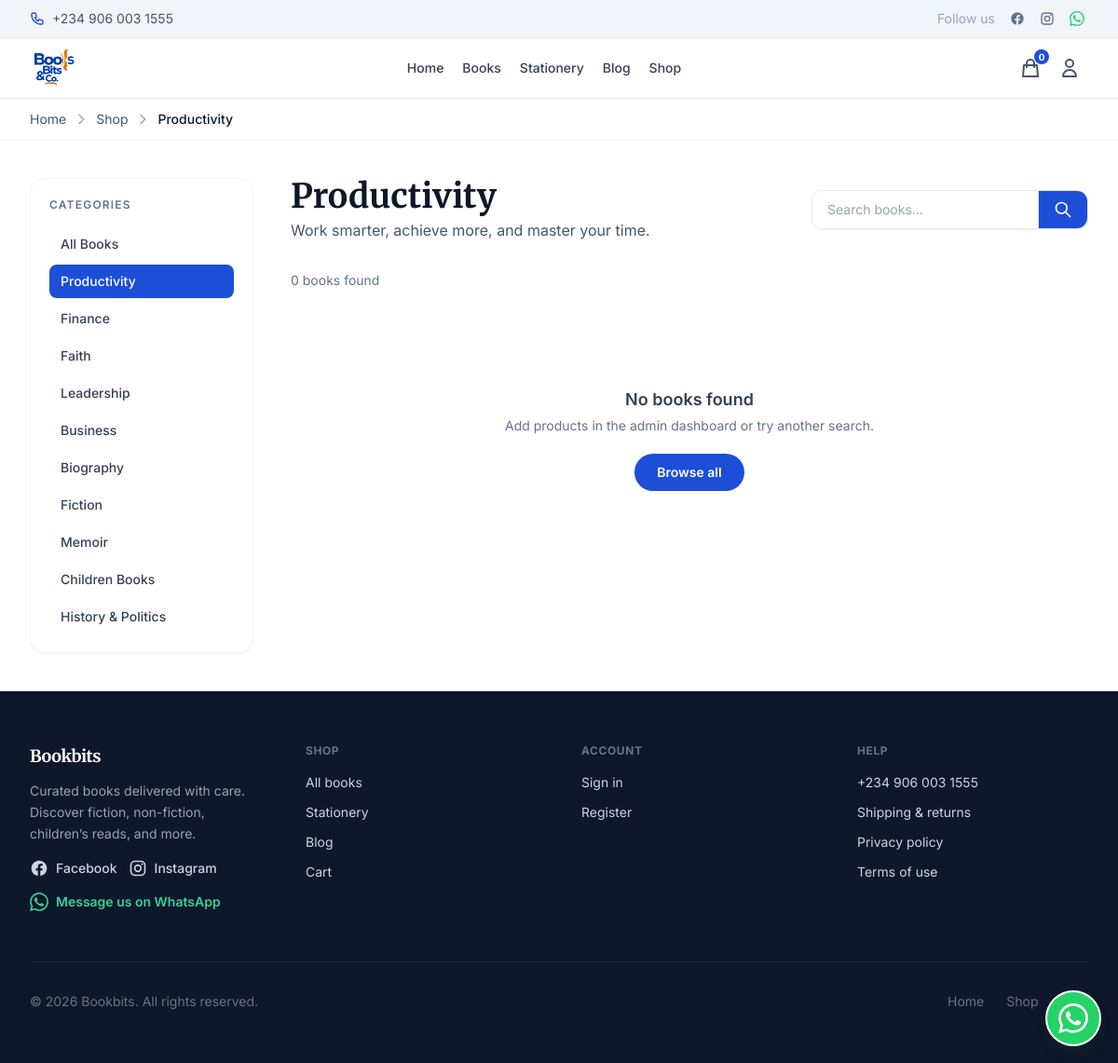
Screenshot of /shop.php?cat=productivity with the database file from the repository.
### tables this page shows
CREATE TABLE IF NOT EXISTS `categories` (
    `id`          INT UNSIGNED    NOT NULL AUTO_INCREMENT,
    `name`        VARCHAR(100)    NOT NULL,
    `slug`        VARCHAR(100)    NOT NULL COMMENT 'URL-safe identifier used in shop.php?cat=<slug>',
    `description` TEXT            NULL,
    `icon`        TEXT            NULL     COMMENT 'SVG path d= attribute (Heroicons outline)',
    `bg_color`    VARCHAR(60)     NULL     COMMENT 'Tailwind bg-* class for card backgrounds',
    `sort_order`  TINYINT UNSIGNED NOT NULL DEFAULT 0,
    `is_active`   TINYINT(1)      NOT NULL DEFAULT 1,
    `created_at`  TIMESTAMP       NOT NULL DEFAULT CURRENT_TIMESTAMP,
    `updated_at`  TIMESTAMP       NOT NULL DEFAULT CURRENT_TIMESTAMP ON UPDATE CURRENT_TIMESTAMP,
    PRIMARY KEY (`id`),
    UNIQUE KEY `uq_categories_slug` (`slug`)
);

### config/categories.php (called while the page is built, shortened)
<?php
function bookbits_category_by_slug(string $slug): ?array
{
    foreach (BOOKBITS_CATEGORIES as $cat) {
        if ($cat['slug'] === $slug) {
            return $cat;
        }
    }
    return null;
}

### config/database.php (called while the page is built, shortened)
<?php
function db(): PDO
{
    static $pdo = null;
    if ($pdo !== null) {
        return $pdo;
    }
    $dsn = sprintf(
        'mysql:host=%s;port=%s;dbname=%s;charset=%s',
        DB_HOST,
        DB_PORT,
        DB_NAME,
        DB_CHARSET,
    );
    try {
        $pdo = new PDO($dsn, DB_USER, DB_PASS, [
            PDO::ATTR_ERRMODE            => PDO::ERRMODE_EXCEPTION,
            PDO::ATTR_DEFAULT_FETCH_MODE => PDO::FETCH_ASSOC,
            PDO::ATTR_EMULATE_PREPARES   => false,
        ]);
    } catch (PDOException $e) {
        throw new RuntimeException('Database connection failed. Check your DB_* settings in config/database.php.');
    }
    return $pdo;
}

### includes/books_db.php (called while the page is built, shortened)
<?php
function bb_fetch_books_for_shop(?string $catSlug, string $search): array
{
    $pdo = db();
    $sql = 'SELECT b.*, c.slug AS cat_slug, c.name AS cat_name
            FROM books b
            INNER JOIN categories c ON c.id = b.category_id
            WHERE b.is_active = 1';
    $params = [];
    if ($catSlug !== null && $catSlug !== '') {
        $sql .= ' AND c.slug = ?';
        $params[] = $catSlug;
    }
    $sql .= ' ORDER BY b.created_at DESC LIMIT 120';
    $st = $pdo->prepare($sql);
    $st->execute($params);
    return $st->fetchAll();
}
function bb_fetch_categories_for_nav(): array
{
    return db()
        ->query('SELECT slug, name FROM categories WHERE is_active = 1 ORDER BY sort_order, name')
        ->fetchAll();
}

### shop.php (the view, shortened to what this page needs)
<?php
require_once __DIR__ . '/config/categories.php';
require_once __DIR__ . '/includes/books_db.php';
$slug = trim($_GET['cat'] ?? '');
$activeCat = null;
if ($slug !== '') {
    $activeCat = bookbits_category_by_slug($slug);
}
$shopNavCategories = bb_fetch_categories_for_nav();
$search = trim($_GET['q'] ?? '');
$books  = bb_fetch_books_for_shop($slug !== '' ? $slug : null, $search);
?>
<?php require __DIR__ . '/includes/header.php'; ?>
        <nav class="border-b border-slate-100 bg-white" aria-label="Breadcrumb">
            <div class="mx-auto flex max-w-7xl items-center gap-2 px-4 py-3 text-sm text-slate-600 sm:px-6 lg:px-8">
                <a href="<?= htmlspecialchars(BOOKBITS_BASE, ENT_QUOTES, 'UTF-8') ?>/index.php" class="hover:text-brand">Home</a>
                <svg class="h-4 w-4 shrink-0 text-slate-400" fill="none" stroke="currentColor" viewBox="0 0 24 24" aria-hidden="true"><path stroke-linecap="round" stroke-linejoin="round" stroke-width="2" d="M9 5l7 7-7 7"/></svg>
                <?php if ($activeCat) : ?>
                    <a href="<?= htmlspecialchars(BOOKBITS_BASE . '/shop.php', ENT_QUOTES, 'UTF-8') ?>" class="hover:text-brand">Shop</a>
                    <svg class="h-4 w-4 shrink-0 text-slate-400" fill="none" stroke="currentColor" viewBox="0 0 24 24" aria-hidden="true"><path stroke-linecap="round" stroke-linejoin="round" stroke-width="2" d="M9 5l7 7-7 7"/></svg>
                    <span class="font-medium text-slate-900"><?= htmlspecialchars($activeCat['name'], ENT_QUOTES, 'UTF-8') ?></span>
                <?php else : ?>
                    <span class="font-medium text-slate-900">All Books</span>
                <?php endif; ?>
            </div>
        </nav>
        <div class="mx-auto max-w-7xl px-4 py-10 sm:px-6 lg:px-8">
            <div class="flex flex-col gap-10 lg:flex-row lg:items-start">
                <aside class="w-full shrink-0 lg:w-60" aria-label="Categories">
                    <div class="sticky top-[7.5rem] rounded-2xl border border-slate-100 bg-white p-5 shadow-sm">
                        <h2 class="mb-4 text-xs font-semibold uppercase tracking-widest text-slate-500">Categories</h2>
                        <ul class="space-y-1">
                            <li>
                                <a href="<?= htmlspecialchars(BOOKBITS_BASE . '/shop.php', ENT_QUOTES, 'UTF-8') ?>"
                                   class="flex items-center justify-between rounded-lg px-3 py-2 text-sm font-medium transition <?= $slug === '' ? 'bg-brand text-white' : 'text-slate-700 hover:bg-brand-muted hover:text-brand' ?>">
                                    <span>All Books</span>
                                </a>
                            </li>
                            <?php foreach ($shopNavCategories as $cat) :
                                $isActive = ($slug === $cat['slug']);
                            ?>
                            <li>
                                <a href="<?= htmlspecialchars(BOOKBITS_BASE . '/shop.php?cat=' . $cat['slug'], ENT_QUOTES, 'UTF-8') ?>"
                                   class="flex items-center justify-between rounded-lg px-3 py-2 text-sm font-medium transition <?= $isActive ? 'bg-brand text-white' : 'text-slate-700 hover:bg-brand-muted hover:text-brand' ?>">
                                    <span><?= htmlspecialchars($cat['name'], ENT_QUOTES, 'UTF-8') ?></span>
                                </a>
                            </li>
                            <?php endforeach; ?>
                        </ul>
                    </div>
                </aside>
                <div class="min-w-0 flex-1">
                    <div class="mb-8 flex flex-col gap-4 sm:flex-row sm:items-center sm:justify-between">
                        <div>
                            <h1 class="font-serif text-3xl font-bold text-slate-900 sm:text-4xl">
                                <?= $activeCat ? htmlspecialchars($activeCat['name'], ENT_QUOTES, 'UTF-8') : 'All Books' ?>
                            </h1>
                            <?php if ($activeCat) : ?>
                                <p class="mt-1 text-slate-600"><?= htmlspecialchars($activeCat['description'], ENT_QUOTES, 'UTF-8') ?></p>
                            <?php endif; ?>
                        </div>
                        <form class="flex overflow-hidden rounded-xl border border-slate-200 bg-white shadow-sm" action="" method="get">
                            <input type="search" name="q" value="<?= htmlspecialchars($search, ENT_QUOTES, 'UTF-8') ?>" placeholder="Search books…" class="min-w-0 flex-1 border-0 px-4 py-2.5 text-sm placeholder:text-slate-400 focus:ring-0">
                            <button type="submit" class="border-l border-slate-200 bg-brand px-4 text-white transition hover:bg-brand-dark" aria-label="Search">
                                <svg class="h-5 w-5" fill="none" stroke="currentColor" viewBox="0 0 24 24"><path stroke-linecap="round" stroke-linejoin="round" stroke-width="2" d="M21 21l-6-6m2-5a7 7 0 11-14 0 7 7 0 0114 0z"/></svg>
                            </button>
                        </form>
                    </div>
                    <p class="mb-6 text-sm text-slate-500">
                        <?= count($books) ?> <?= count($books) === 1 ? 'book' : 'books' ?> found
                    </p>
                    <?php if (count($books) === 0) : ?>
                        <div class="flex flex-col items-center py-20 text-center text-slate-500">
                            <p class="text-lg font-semibold text-slate-700">No books found</p>
                            <p class="mt-1 text-sm">Add products in the admin dashboard or try another search.</p>
                            <a href="<?= htmlspecialchars(BOOKBITS_BASE . '/shop.php', ENT_QUOTES, 'UTF-8') ?>" class="mt-5 rounded-full bg-brand px-6 py-2.5 text-sm font-semibold text-white transition hover:bg-brand-dark">Browse all</a>
                        </div>
                    <?php endif; ?>
                </div>
            </div>
        </div>
<?php require __DIR__ . '/includes/footer.php'; ?>

### rows the page displays
categories: name "Productivity"
categories: name "Finance"
categories: name "Faith"
categories: name "Leadership"
categories: name "Business"
categories: name "Biography"
categories: name "Fiction"
categories: name "Memoir"
categories: name "Children Books"
categories: name "History & Politics"

### other values shown
bb_store_phone_display() "+234 906 003 1555"
$bbCartCount "0"
$activeCat['description'] "Work smarter, achieve more, and master your time."
count($books) "0"
